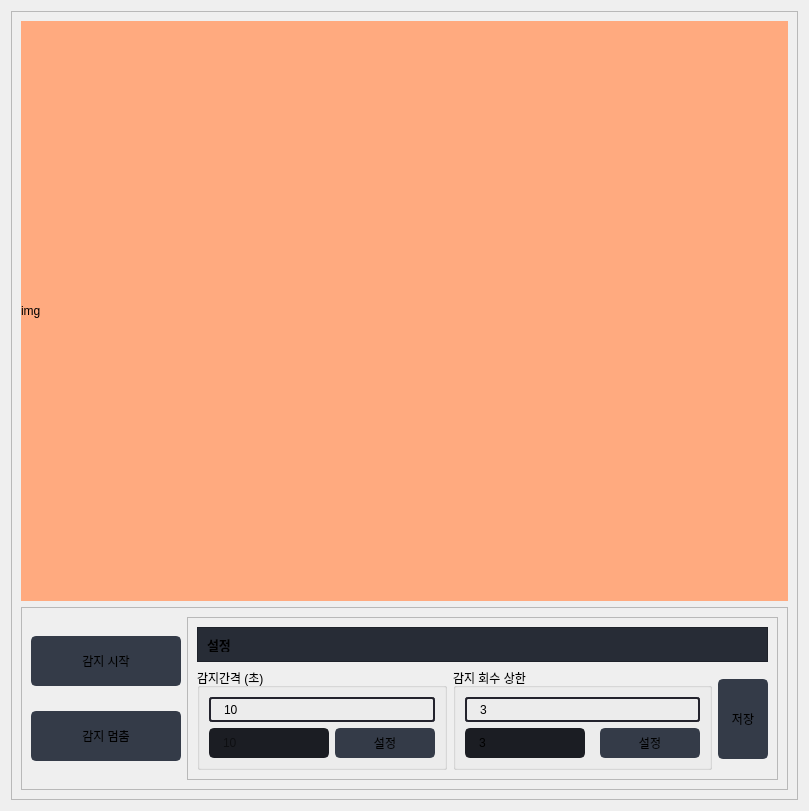
                  <widget class="QWidget" name="page_2">
                   <property name="enabled">
                    <bool>true</bool>
                   </property>
                   <layout class="QVBoxLayout" name="verticalLayout_20">
                    <item>
                     <widget class="QFrame" name="frame_7">
                      <property name="frameShape">
                       <enum>QFrame::StyledPanel</enum>
                      </property>
                      <property name="frameShadow">
                       <enum>QFrame::Raised</enum>
                      </property>
                      <layout class="QVBoxLayout" name="verticalLayout_13">
                       <item>
                        <widget class="QLabel" name="label_cam">
                         <property name="minimumSize">
                          <size>
                           <width>0</width>
                           <height>580</height>
                          </size>
                         </property>
                         <property name="autoFillBackground">
                          <bool>false</bool>
                         </property>
                         <property name="styleSheet">
                          <string notr="true">background-color: rgb(255, 170, 127);</string>
                         </property>
                         <property name="text">
                          <string>img</string>
                         </property>
                        </widget>
                       </item>
                       <item>
                        <widget class="QFrame" name="frame_6">
                         <property name="frameShape">
                          <enum>QFrame::StyledPanel</enum>
                         </property>
                         <property name="frameShadow">
                          <enum>QFrame::Raised</enum>
                         </property>
                         <layout class="QHBoxLayout" name="horizontalLayout">
                          <item>
                           <layout class="QVBoxLayout" name="verticalLayout_16">
                            <item>
                             <widget class="QPushButton" name="pushButton_start">
                              <property name="minimumSize">
                               <size>
                                <width>150</width>
                                <height>50</height>
                               </size>
                              </property>
                              <property name="font">
                               <font>
                                <family>Segoe UI</family>
                                <pointsize>9</pointsize>
                               </font>
                              </property>
                              <property name="styleSheet">
                               <string notr="true">QPushButton {
	border: 2px solid rgb(52, 59, 72);
	border-radius: 5px;	
	background-color: rgb(52, 59, 72);
}
QPushButton:hover {
	background-color: rgb(57, 65, 80);
	border: 2px solid rgb(61, 70, 86);
}
QPushButton:pressed {	
	background-color: rgb(35, 40, 49);
	border: 2px solid rgb(43, 50, 61);
}</string>
                              </property>
                              <property name="text">
                               <string>감지 시작</string>
                              </property>
                              <property name="icon">
                               <iconset resource="files.qrc">
                                <normaloff>:/16x16/icons/16x16/cil-folder-open.png</normaloff>:/16x16/icons/16x16/cil-folder-open.png</iconset>
                              </property>
                             </widget>
                            </item>
                            <item>
                             <widget class="QPushButton" name="pushButton_stop">
                              <property name="minimumSize">
                               <size>
                                <width>150</width>
                                <height>50</height>
                               </size>
                              </property>
                              <property name="font">
                               <font>
                                <family>Segoe UI</family>
                                <pointsize>9</pointsize>
                               </font>
                              </property>
                              <property name="styleSheet">
                               <string notr="true">QPushButton {
	border: 2px solid rgb(52, 59, 72);
	border-radius: 5px;	
	background-color: rgb(52, 59, 72);
}
QPushButton:hover {
	background-color: rgb(57, 65, 80);
	border: 2px solid rgb(61, 70, 86);
}
QPushButton:pressed {	
	background-color: rgb(35, 40, 49);
	border: 2px solid rgb(43, 50, 61);
}</string>
                              </property>
                              <property name="text">
                               <string>감지 멈춤</string>
                              </property>
                              <property name="icon">
                               <iconset resource="files.qrc">
                                <normaloff>:/16x16/icons/16x16/cil-folder-open.png</normaloff>:/16x16/icons/16x16/cil-folder-open.png</iconset>
                              </property>
                             </widget>
                            </item>
                           </layout>
                          </item>
                          <item>
                           <widget class="QFrame" name="frame_5">
                            <property name="frameShape">
                             <enum>QFrame::StyledPanel</enum>
                            </property>
                            <property name="frameShadow">
                             <enum>QFrame::Raised</enum>
                            </property>
                            <layout class="QGridLayout" name="gridLayout_11">
                             <item row="2" column="2">
                              <widget class="QPushButton" name="pushButton_save_config">
                               <property name="minimumSize">
                                <size>
                                 <width>50</width>
                                 <height>80</height>
                                </size>
                               </property>
                               <property name="font">
                                <font>
                                 <family>Segoe UI</family>
                                 <pointsize>9</pointsize>
                                </font>
                               </property>
                               <property name="styleSheet">
                                <string notr="true">QPushButton {
	border: 2px solid rgb(52, 59, 72);
	border-radius: 5px;	
	background-color: rgb(52, 59, 72);
}
QPushButton:hover {
	background-color: rgb(57, 65, 80);
	border: 2px solid rgb(61, 70, 86);
}
QPushButton:pressed {	
	background-color: rgb(35, 40, 49);
	border: 2px solid rgb(43, 50, 61);
}</string>
                               </property>
                               <property name="text">
                                <string>저장</string>
                               </property>
                               <property name="icon">
                                <iconset resource="files.qrc">
                                 <normaloff>:/16x16/icons/16x16/cil-folder-open.png</normaloff>:/16x16/icons/16x16/cil-folder-open.png</iconset>
                               </property>
                              </widget>
                             </item>
                             <item row="2" column="1">
                              <widget class="QGroupBox" name="groupBox_2">
                               <property name="styleSheet">
                                <string notr="true"/>
                               </property>
                               <property name="title">
                                <string>감지 회수 상한</string>
                               </property>
                               <layout class="QGridLayout" name="gridLayout_8">
                                <item row="0" column="0">
                                 <widget class="QLabel" name="labelVersion_7">
                                  <property name="minimumSize">
                                   <size>
                                    <width>0</width>
                                    <height>25</height>
                                   </size>
                                  </property>
                                  <property name="baseSize">
                                   <size>
                                    <width>0</width>
                                    <height>10</height>
                                   </size>
                                  </property>
                                  <property name="styleSheet">
                                   <string notr="true">
	border-radius: 3px;
	border: 2px solid rgb(35, 35, 45);
	padding-left: 10px;</string>
                                  </property>
                                  <property name="lineWidth">
                                   <number>1</number>
                                  </property>
                                  <property name="text">
                                   <string>3</string>
                                  </property>
                                  <property name="alignment">
                                   <set>Qt::AlignLeading|Qt::AlignLeft|Qt::AlignVCenter</set>
                                  </property>
                                 </widget>
                                </item>
                                <item row="1" column="0">
                                 <layout class="QGridLayout" name="gridLayout_7">
                                  <property name="bottomMargin">
                                   <number>0</number>
                                  </property>
                                  <property name="horizontalSpacing">
                                   <number>15</number>
                                  </property>
                                  <item row="0" column="1">
                                   <widget class="QPushButton" name="pushButton_config1">
                                    <property name="minimumSize">
                                     <size>
                                      <width>100</width>
                                      <height>30</height>
                                     </size>
                                    </property>
                                    <property name="font">
                                     <font>
                                      <family>Segoe UI</family>
                                      <pointsize>9</pointsize>
                                     </font>
                                    </property>
                                    <property name="styleSheet">
                                     <string notr="true">QPushButton {
	border: 2px solid rgb(52, 59, 72);
	border-radius: 5px;	
	background-color: rgb(52, 59, 72);
}
QPushButton:hover {
	background-color: rgb(57, 65, 80);
	border: 2px solid rgb(61, 70, 86);
}
QPushButton:pressed {	
	background-color: rgb(35, 40, 49);
	border: 2px solid rgb(43, 50, 61);
}</string>
                                    </property>
                                    <property name="text">
                                     <string>설정</string>
                                    </property>
                                    <property name="icon">
                                     <iconset resource="files.qrc">
                                      <normaloff>:/16x16/icons/16x16/cil-folder-open.png</normaloff>:/16x16/icons/16x16/cil-folder-open.png</iconset>
                                    </property>
                                   </widget>
                                  </item>
                                  <item row="0" column="0">
                                   <widget class="QLineEdit" name="lineEdit_6">
                                    <property name="minimumSize">
                                     <size>
                                      <width>50</width>
                                      <height>30</height>
                                     </size>
                                    </property>
                                    <property name="styleSheet">
                                     <string notr="true">QLineEdit {
	background-color: rgb(27, 29, 35);
	border-radius: 5px;
	border: 2px solid rgb(27, 29, 35);
	padding-left: 10px;
}
QLineEdit:hover {
	border: 2px solid rgb(64, 71, 88);
}
QLineEdit:focus {
	border: 2px solid rgb(91, 101, 124);
}</string>
                                    </property>
                                    <property name="text">
                                     <string>3</string>
                                    </property>
                                    <property name="placeholderText">
                                     <string>Your Password</string>
                                    </property>
                                   </widget>
                                  </item>
                                 </layout>
                                </item>
                               </layout>
                              </widget>
                             </item>
                             <item row="2" column="0">
                              <widget class="QGroupBox" name="groupBox">
                               <property name="styleSheet">
                                <string notr="true">border-color: rgb(255, 0, 0);
border-bottom-color: rgb(255, 0, 0);</string>
                               </property>
                               <property name="title">
                                <string>감지간격 (초)</string>
                               </property>
                               <layout class="QGridLayout" name="gridLayout_10">
                                <item row="0" column="0">
                                 <widget class="QLabel" name="labelVersion_6">
                                  <property name="minimumSize">
                                   <size>
                                    <width>0</width>
                                    <height>25</height>
                                   </size>
                                  </property>
                                  <property name="styleSheet">
                                   <string notr="true">
	border-radius: 3px;
	border: 2px solid rgb(35, 35, 45);
	padding-left: 10px;</string>
                                  </property>
                                  <property name="lineWidth">
                                   <number>1</number>
                                  </property>
                                  <property name="text">
                                   <string>10</string>
                                  </property>
                                  <property name="alignment">
                                   <set>Qt::AlignLeading|Qt::AlignLeft|Qt::AlignVCenter</set>
                                  </property>
                                  <property name="margin">
                                   <number>0</number>
                                  </property>
                                 </widget>
                                </item>
                                <item row="1" column="0">
                                 <layout class="QGridLayout" name="gridLayout_6">
                                  <property name="bottomMargin">
                                   <number>0</number>
                                  </property>
                                  <item row="0" column="1">
                                   <widget class="QPushButton" name="pushButton_config">
                                    <property name="minimumSize">
                                     <size>
                                      <width>100</width>
                                      <height>30</height>
                                     </size>
                                    </property>
                                    <property name="font">
                                     <font>
                                      <family>Segoe UI</family>
                                      <pointsize>9</pointsize>
                                     </font>
                                    </property>
                                    <property name="styleSheet">
                                     <string notr="true">QPushButton {
	border: 2px solid rgb(52, 59, 72);
	border-radius: 5px;	
	background-color: rgb(52, 59, 72);
}
QPushButton:hover {
	background-color: rgb(57, 65, 80);
	border: 2px solid rgb(61, 70, 86);
}
QPushButton:pressed {	
	background-color: rgb(35, 40, 49);
	border: 2px solid rgb(43, 50, 61);
}</string>
                                    </property>
                                    <property name="text">
                                     <string>설정</string>
                                    </property>
                                    <property name="icon">
                                     <iconset resource="files.qrc">
                                      <normaloff>:/16x16/icons/16x16/cil-folder-open.png</normaloff>:/16x16/icons/16x16/cil-folder-open.png</iconset>
                                    </property>
                                   </widget>
                                  </item>
                                  <item row="0" column="0">
                                   <widget class="QLineEdit" name="lineEdit_5">
                                    <property name="minimumSize">
                                     <size>
                                      <width>50</width>
                                      <height>30</height>
                                     </size>
                                    </property>
                                    <property name="styleSheet">
                                     <string notr="true">QLineEdit {
	background-color: rgb(27, 29, 35);
	border-radius: 5px;
	border: 2px solid rgb(27, 29, 35);
	padding-left: 10px;
}
QLineEdit:hover {
	border: 2px solid rgb(64, 71, 88);
}
QLineEdit:focus {
	border: 2px solid rgb(91, 101, 124);
}</string>
                                    </property>
                                    <property name="placeholderText">
                                     <string>10</string>
                                    </property>
                                   </widget>
                                  </item>
                                 </layout>
                                </item>
                               </layout>
                              </widget>
                             </item>
                             <item row="1" column="0" colspan="3">
                              <widget class="QFrame" name="frame_title_wid_2">
                               <property name="maximumSize">
                                <size>
                                 <width>16777215</width>
                                 <height>35</height>
                                </size>
                               </property>
                               <property name="styleSheet">
                                <string notr="true">background-color: rgb(39, 44, 54);</string>
                               </property>
                               <property name="frameShape">
                                <enum>QFrame::StyledPanel</enum>
                               </property>
                               <property name="frameShadow">
                                <enum>QFrame::Raised</enum>
                               </property>
                               <layout class="QVBoxLayout" name="verticalLayout_12">
                                <item>
                                 <widget class="QLabel" name="labelBoxBlenderInstalation_4">
                                  <property name="baseSize">
                                   <size>
                                    <width>400</width>
                                    <height>0</height>
                                   </size>
                                  </property>
                                  <property name="font">
                                   <font>
                                    <family>Segoe UI</family>
                                    <pointsize>10</pointsize>
                                    <weight>75</weight>
                                    <bold>true</bold>
                                   </font>
                                  </property>
                                  <property name="styleSheet">
                                   <string notr="true"/>
                                  </property>
                                  <property name="text">
                                   <string>설정</string>
                                  </property>
                                 </widget>
                                </item>
                               </layout>
                              </widget>
                             </item>
                            </layout>
                           </widget>
                          </item>
                         </layout>
                        </widget>
                       </item>
                      </layout>
                     </widget>
                    </item>
                   </layout>
                  </widget>
